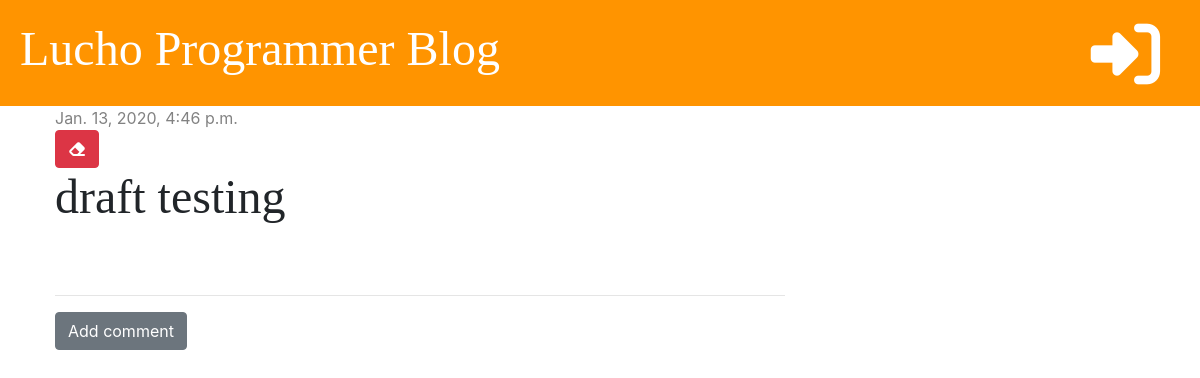
The app's page /post/4/, older data.
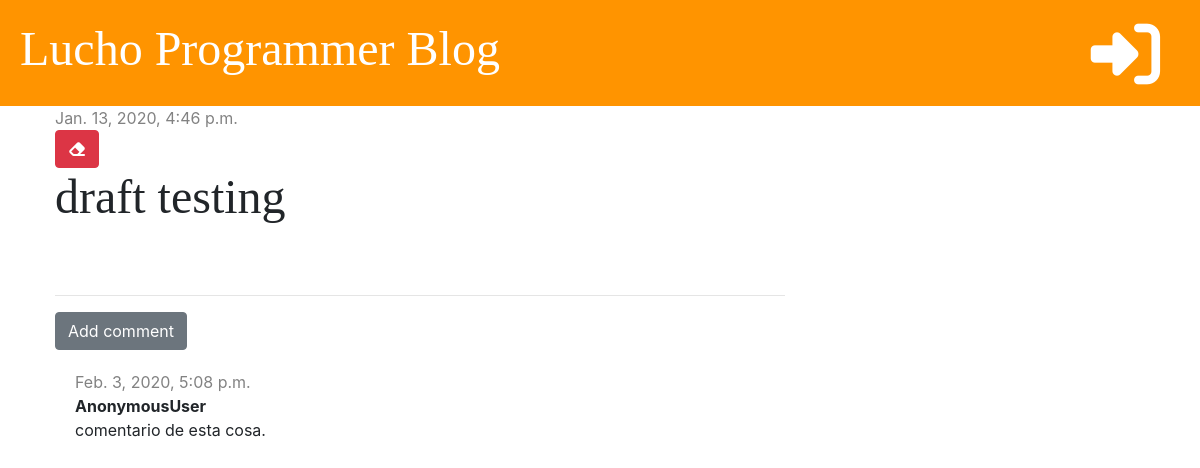
The same page, newer data.
### blog/models.py (models this page shows, shortened)
class Comment(models.Model):
    post = models.ForeignKey('blog.Post', on_delete=models.CASCADE, related_name='comments')
    author = models.CharField(max_length=200)
    text = models.TextField()
    created_date = models.DateTimeField(default=timezone.now)
    approved = models.BooleanField(default=False)

### blog/views.py (the view)
# urls.py: path('post/<int:pk>/', views.post_detail, name='post_detail'),
def post_detail(request, pk):
    post = get_object_or_404(Post, pk=pk)
    stuff_for_frontend = {'post': post}
    return render(request, 'blog/post_detail.html', stuff_for_frontend)

### blog/templatetags/markdownify.py (called while the page is built)
@register.filter
def markdown(value):
    renderer = HighlightRenderer()
    markdown = mistune.Markdown(renderer=renderer)
    return markdown(value)

### blog/templates/blog/post_detail.html (shortened to what this page needs)
{% extends 'blog/base.html' %}
{% load markdownify %}
{% block content %}
    <div class="post">
        {% if post.published_date %}
            <div class="date">
                {{ post.published_date }}
            </div>
        {% else %}
            <a href="{% url 'post_publish' pk=post.pk %}" class="btn btn-primary">Publish</a>
        {% endif %}
        <a href="{% url 'post_delete' pk=post.pk %}" class="btn btn-danger"
           onclick="return confirm('Are tou sure you want to delet this post?')">
            <i class="fas fa-eraser fa-fa-2x"></i>
        </a>
        <h1>{{ post.title }}</h1>
    </div>
    <hr>
    <a href="{% url 'add_comment_to_post' pk=post.pk %}" class="btn btn-secondary">Add comment</a>
    {% for comment in post.comments.all %}
        {% if user.is_authenticated or comment.approved %}
            <div class="comment">
                <div class="date">
                    {{ comment.created_date }}
                </div>
                <strong>{{ comment.author }}</strong>
                <p>{{ comment.text }}</p>
            </div>
        {% endif %}
    {% empty %}
        <p>No comments yet...</p>
    {% endfor %}
{% endblock %}

Row changes from the older to the newer data that the page shows:
now on this page (row edited): Comment: created_date "Feb. 3, 2020, 5:08 p.m.", author "AnonymousUser", text "comentario de esta cosa."
